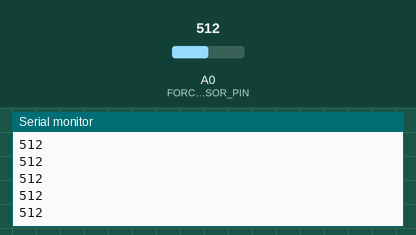
Simulated run of this sketch. Board: Arduino Uno, built with avr-gcc and run on an emulated ATmega328P. On the bench: the last lines printed to the serial monitor. The test bench sets the inputs (shaded band); at power-on: A0 (FORCE_SENSOR_PIN) = 512.

Above: at 1.2 s.
1.3 s: A0 (FORCE_SENSOR_PIN) set to 716
At 1.8 s:
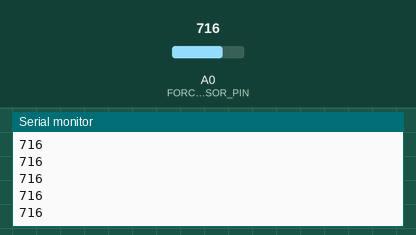
2.8 s: A0 (FORCE_SENSOR_PIN) set to 900
At 3.5 s:
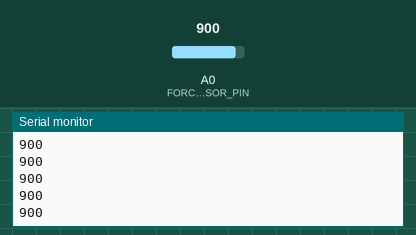
Timing chart, 0 to 5.8 s (numbered marks = the images above; inputs shaded):
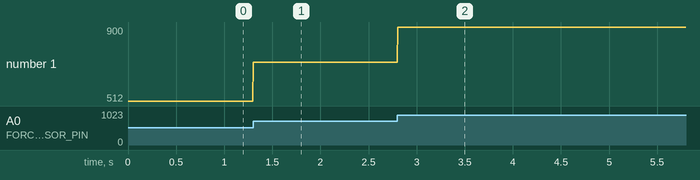

Measured:
- after the input at 1.3 s, the serial monitor: prints a new line at once (image 1)
- after the input at 2.8 s, the serial monitor: prints a new line at once (image 2)
- plotted number 1: 512 → 716 after the input at 1.3 s, 716 → 900 after the input at 2.8 s

The sketch:

test_pressure_sensor.ino
```cpp
#define FORCE_SENSOR_PIN A0

void setup() {
  Serial.begin(115200);
}

void loop() {
  int analogReading = analogRead(FORCE_SENSOR_PIN);
  Serial.println(analogReading);
  delay(5);
}
```
